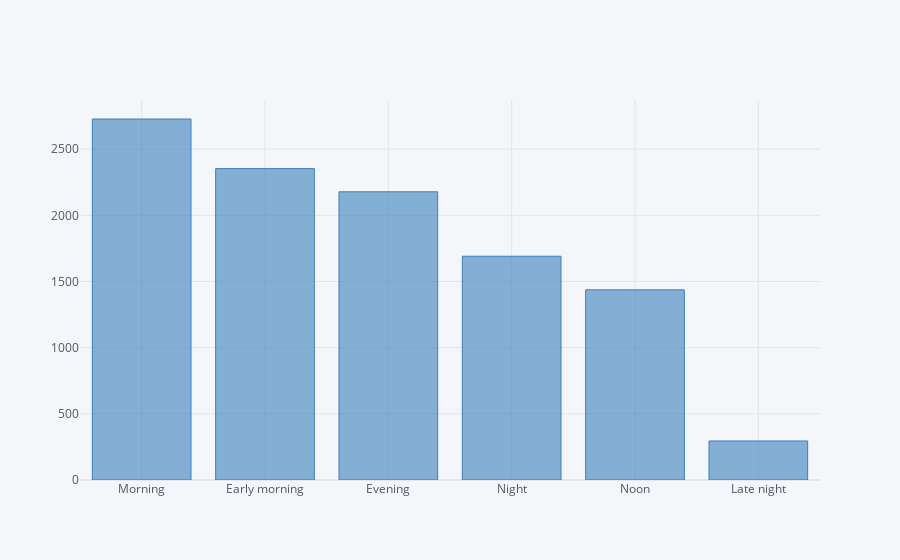

The notebook cell saved with this chart:
### Code cell
data['Dep_Time_hour'].apply(flight_dep_time).value_counts().iplot(kind='bar',color='blue') #now see this is an interactive chart, you can see values when you hover your mouse cursor over plot

### Figure 1 — Plotly figure (JSON) as saved in the notebook; plotly's stock layout.template omitted (floating-point values rounded to 4 significant figures)
{"data": [{"marker": {"color": "rgba(55, 128, 191, 0.6)", "line": {"color": "rgba(55, 128, 191, 1.0)", "width": 1}}, "name": "count", "orientation": "v", "text": "", "type": "bar", "x": ["Morning", "Early morning", "Evening", "Night", "Noon", "Late night"], "y": [2728, 2353, 2178, 1691, 1437, 295]}], "layout": {"legend": {"bgcolor": "#F5F6F9", "font": {"color": "#4D5663"}}, "paper_bgcolor": "#F5F6F9", "plot_bgcolor": "#F5F6F9", "title": {"font": {"color": "#4D5663"}}, "xaxis": {"gridcolor": "#E1E5ED", "showgrid": true, "tickfont": {"color": "#4D5663"}, "title": {"font": {"color": "#4D5663"}, "text": ""}, "zerolinecolor": "#E1E5ED"}, "yaxis": {"gridcolor": "#E1E5ED", "showgrid": true, "tickfont": {"color": "#4D5663"}, "title": {"font": {"color": "#4D5663"}, "text": ""}, "zerolinecolor": "#E1E5ED"}}}
